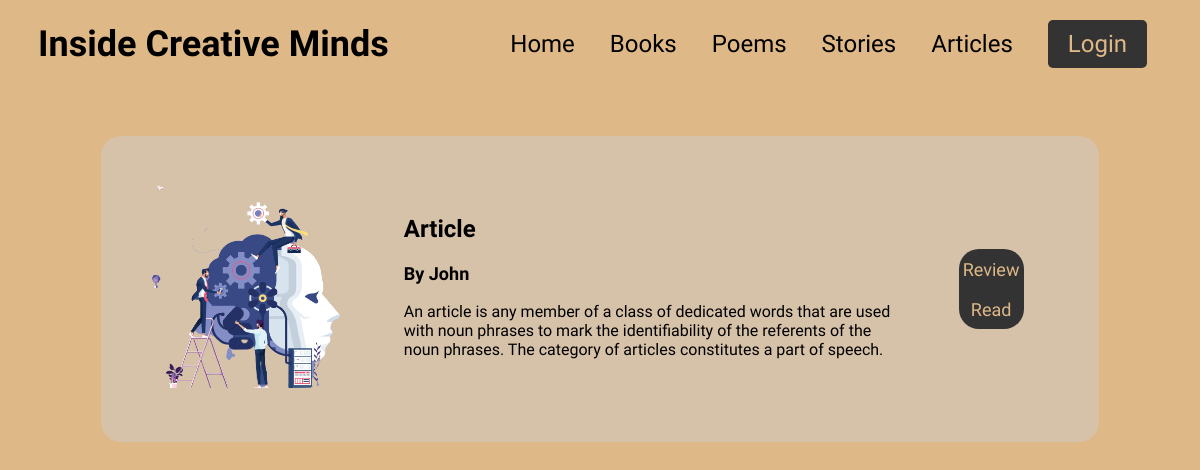
The app's page /articles/ with its own data.
### english/models.py (models this page shows)
class Article(models.Model):
    article_id = models.AutoField(primary_key=True)
    title = models.CharField(max_length=100)
    author = models.CharField(max_length=100)
    content = models.TextField()
    cover = models.ImageField(upload_to="article_covers/", blank=True)
    link = models.URLField()

### english/views.py (the view)
# urls.py: path('articles/', articles, name='articles'),
def articles(request):
    all_articles = Article.objects.all()
    context = {
        'article_list': all_articles
    }
    return render(request, "articles.html", context)

### english/templates/articles.html (shortened to what this page needs)
{% load static %}
<!DOCTYPE html>
<html lang="en">
<head>
    <link rel="stylesheet" href="{% static 'CSS/list.css' %}">
</head>
<body>
    <header>
        <div class="title">Inside Creative Minds</div>
        <nav>
            <ul>
                <li><a href="{% url 'home' %}">Home</a></li>
                <li><a href="{% url 'books' %}">Books</a></li>
                <li><a href="{% url 'poems' %}">Poems</a></li>
                <li><a href="{% url 'stories' %}">Stories</a></li>
                <li><a href="{% url 'articles' %}">Articles</a></li>
                {% if user.is_authenticated %}
                    <li><a href="{% url 'logout' %}" class="read-button">Logout</a></li>
                {% else %}
                    <li><a href="{% url 'login' %}" class="read-button">Login</a></li>
                {% endif %}
            </ul>
        </nav>
    </header>
    <main>
        <div class="fill">
            {% for article in article_list %}
            <div class="book-info">
                <div class="image-container">
                    <img src="{{ article.cover.url }}" alt="Article Cover">
                </div>
                <div class="book-details">
                    <h2>{{ article.title }}</h2>
                    <h3>By {{ article.author }}</h3>
                    <p>{{ article.content }}</p>
                </div>
                <div class="box">
                    <a href="{% url 'article_detail' article_id=article.article_id %}" class="lbox">
                        <button>Review</button>
                    </a>
                    <a href="{{ article.link }}" class="rbox">
                        <button>Read</button>
                    </a>
                </div>
            </div>
            {% endfor %}
        </div>
    </main>
</body>
</html>

### static/CSS/list.css (style rules this page uses)
body { background-color: burlywood; background-size: cover; background-position: center; font-family: 'Felipa', sans-serif; overflow-x: hidden; }
header { display: flex; justify-content: space-between; align-items: center; padding: 20px 30px; color: white; z-index: 2; position: sticky; margin-top: -10px; top: 0; background-color: burlywood; }
.title { font-family: 'Felipa', sans-serif; font-size: 36px; font-weight: bold; color: black; }
nav ul { align-items: center; list-style-type: none; margin: 0; padding: 0; display: flex; flex-direction: row; gap: 20px; }
nav li { margin-right: 15px; }
nav a { text-decoration: none; color: black; font-family: 'Felipa', sans-serif; font-size: 24px; }
main { display: flex; justify-content: center; align-items: center; }
.read-button { display: inline-block; padding: 10px 20px; background-color: #333; color: burlywood; text-decoration: none; border-radius: 5px; transition: background-color 0.3s ease; }
.book-info { display: flex; align-items: center; margin: 50px 0 0; padding: 25px; background-color: #D6C1A9; border-radius: 20px; width: 80%; }
.image-container { flex: 1; padding-right: 25px; }
.image-container img { max-width: 100%; height: auto; border-radius: 5px; }
.book-details { flex: 2; text-align: left; }
.book-details h2 { font-size: 24px; margin-top: 0; font-family: Sura; }
.book-details h3 { font-size: 18px; margin-top: 0; font-family: Sura; }
.book-details p { font-size: 16px; margin: 5px 0; font-family: Sura; font-weight: 300px; }
.fill { margin: 0px 0px 50px 0px; display: flex; flex-direction: column; align-items: center; }
.lbox { border-radius: 20px 20px 0px 0px; }
.rbox { border-radius: 0px 0px 20px 20px; }
.rbox, .mbox , .lbox { font-family: Felipa; width: 65px; height: 40px; background-color: #333; transition: background-color 0.3s ease; display: flex; flex-direction: row; align-items: center; justify-content: center; border: none; cursor: pointer; text-decoration: none; color: burlywood; font-size: 18px; }
.box { display: flex; flex-direction: column; align-items: center; justify-content: center; margin: 0px 50px; }
button { border: none; background: none; cursor: pointer; color: burlywood; font-family: Felipa; font-size: 18px; }

### records on screen
Article: cover (picture), title "Article", author "John", content "An article is any member of a class of dedicated words that are used with noun phrases to mark the identifiability of the referents of the noun phrases. The category of articles constitutes a part of speech."
